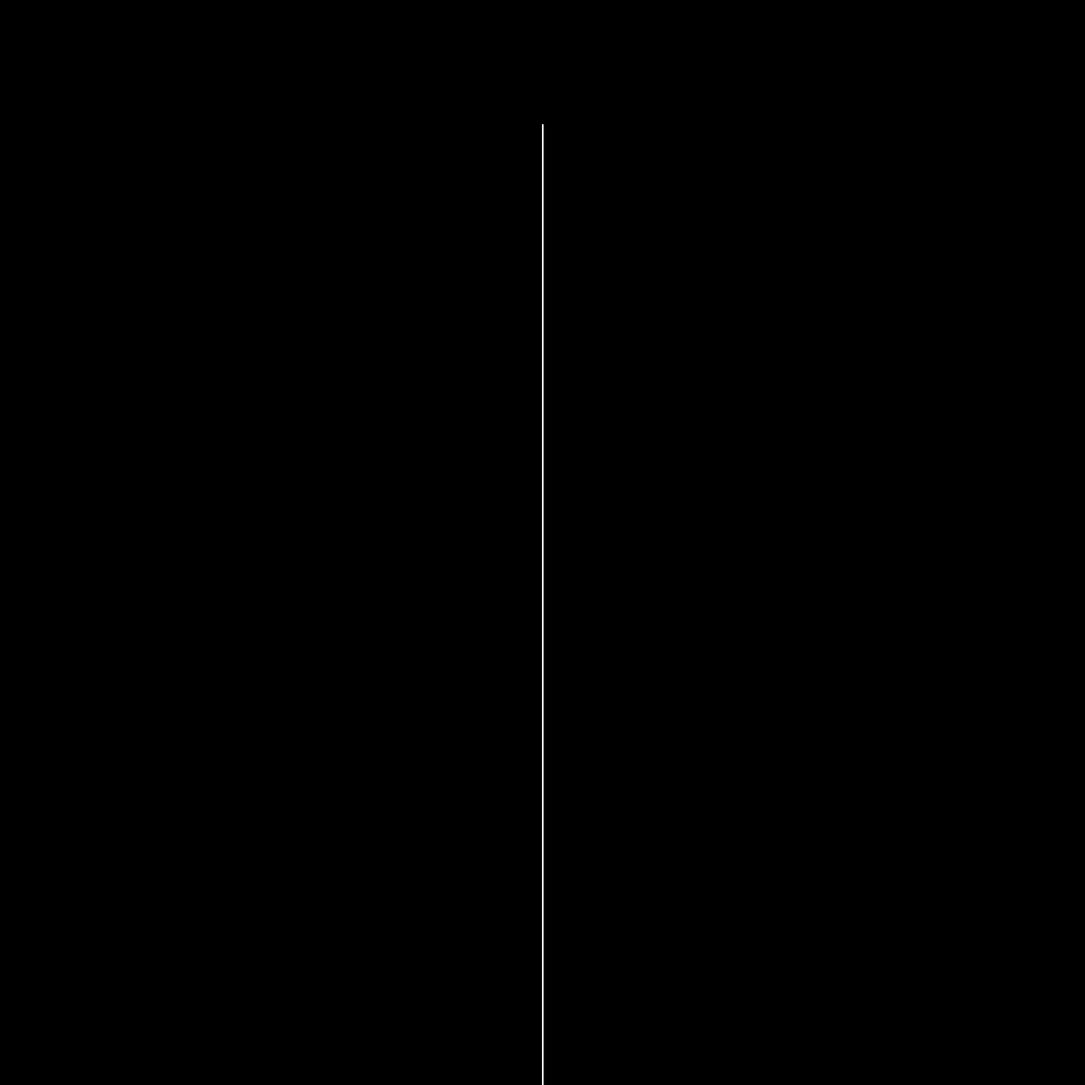
Frame 1 (no input)
Frame 60 (the mouse pressed at the canvas centre just before this capture): identical to frame 1, image omitted
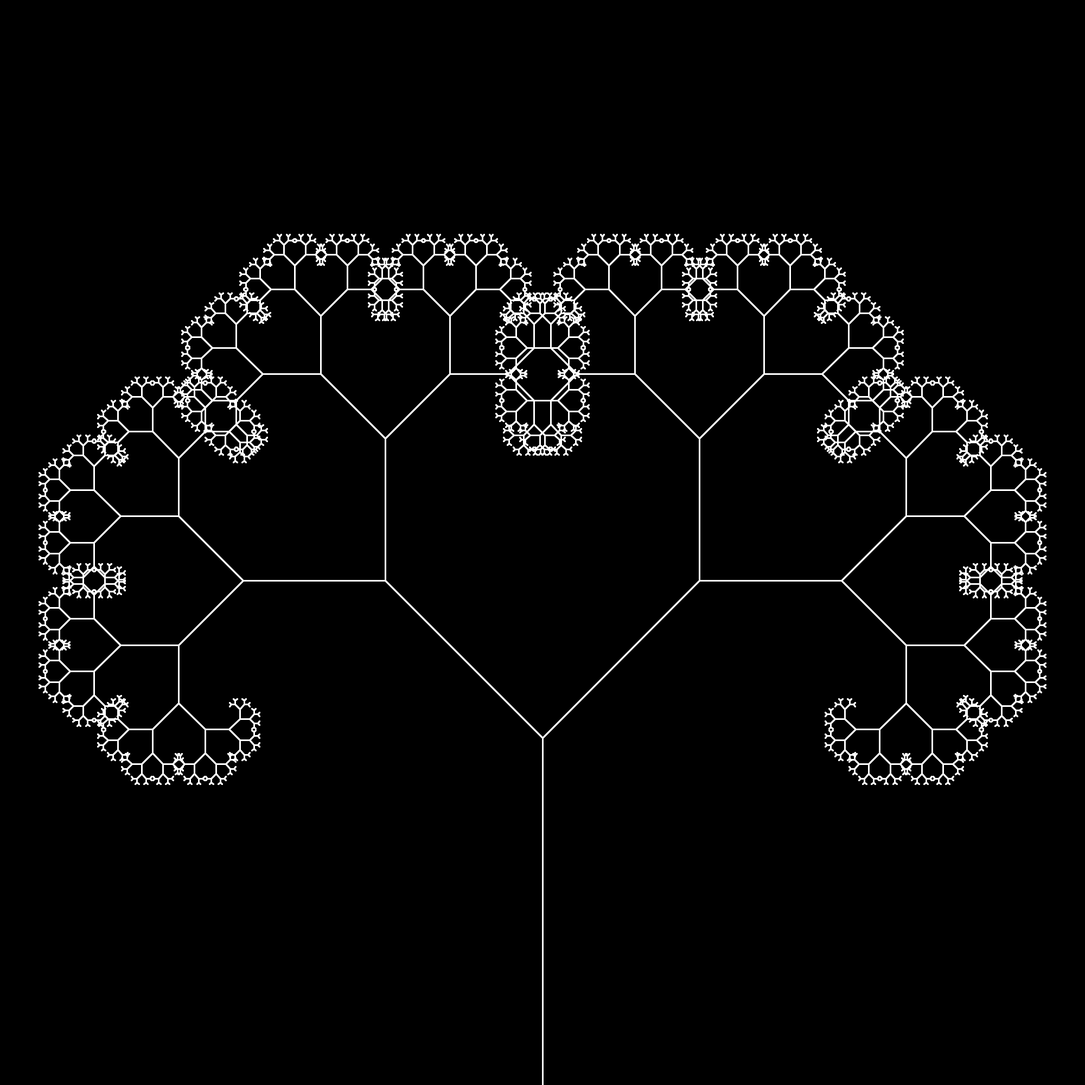
Frame 120 (the mouse held since frame 60 and released just before this capture)

The Processing sketch that drew these frames (run headless with seeded random() and noise(); from frame 60 on, the mouse is pressed at the canvas centre):

// Processing sketch: sketch_231012a
// ── sketch_231012a.pde
float angle;


void setup() {
  size(2000, 2000);
  stroke(255, 255, 255);
  strokeWeight(3);
  frameRate(30);
}


void draw() {
  background(0);
  angle = radians((mouseX/(float)width) * 90);
  
  translate(width/2, height);
  drawBranch(height/2);
}


void drawBranch(float length) {
  
  if (length > 5) {
    length *= 0.64;
    pushMatrix();
    line(0, 0, 0, -length);
    translate(0, -length);
    rotate(angle);
    drawBranch(length);
    popMatrix();
    
    pushMatrix();
    line(0, 0, 0, -length);
    translate(0, -length);
    rotate(-angle);
    drawBranch(length);
    popMatrix();
  }
  

  
}
